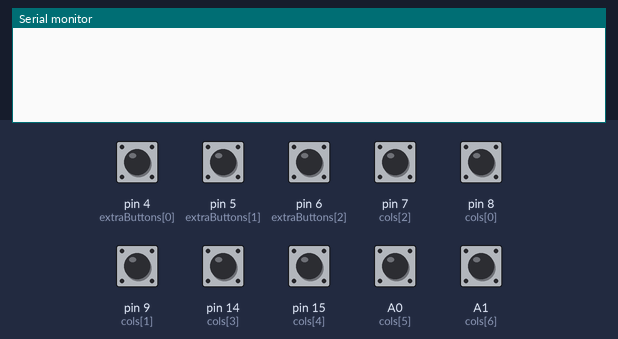
A sketch run on a simulated Arduino Leonardo, built with avr-gcc and run on an emulated ATmega32U4. Parts: the last lines printed to the serial monitor. The test bench sets the inputs (shaded band); at power-on: A0 (cols[5]), A1 (cols[6]), pin 4 (extraButtons[0]), pin 5 (extraButtons[1]), pin 6 (extraButtons[2]), pin 7 (cols[2]), pin 8 (cols[0]), pin 9 (cols[1]), pin 14 (cols[3]), pin 15 (cols[4]) HIGH. USB keyboard and mouse output is not drawn.

Above: at 2.2 s.
2.3 s: pin 4 (extraButtons[0]) pulled LOW for 0.15 s
At 3.0 s:
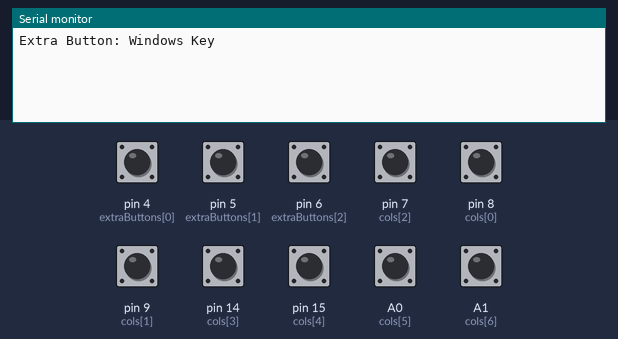
3.9 s: pin 5 (extraButtons[1]) pulled LOW for 0.15 s
At 4.2 s:
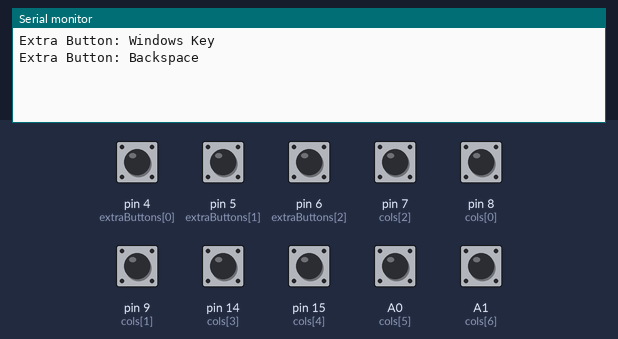
5.5 s: pin 6 (extraButtons[2]) pulled LOW for 0.15 s
At 6.7 s:
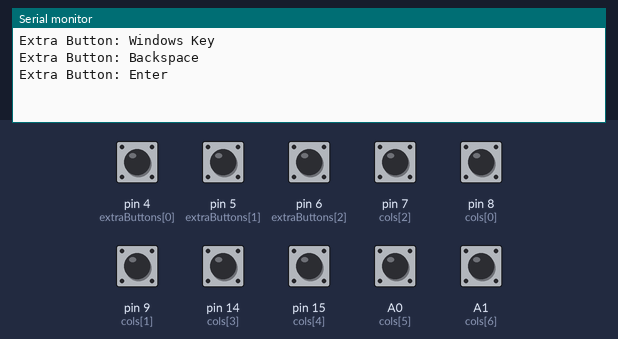
7.1 s: pin 7 (cols[2]) pulled LOW for 0.15 s
At 8.0 s:
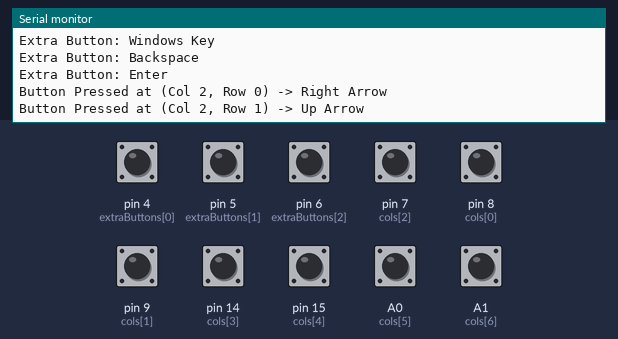
8.7 s: pin 8 (cols[0]) pulled LOW for 0.15 s
At 9.9 s:
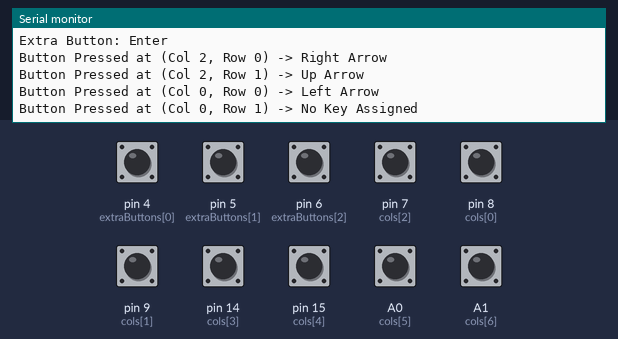
10.3 s: pin 9 (cols[1]) pulled LOW for 0.15 s
At 11.5 s:
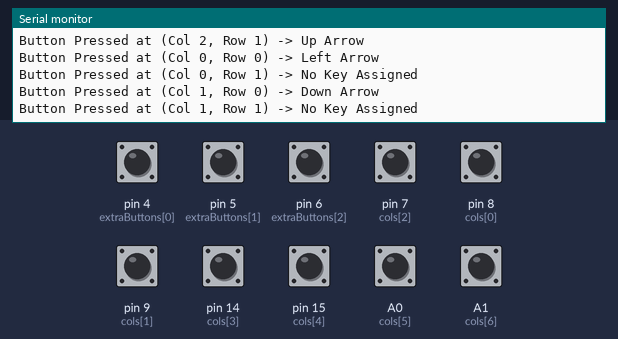

The sketch:

arduino_keyboard.ino
```cpp
#include <Keyboard.h>
#include <Mouse.h>

// Create columns
const int cols[] = {8, 9, 7, 14, 15, A0, A1};
const int numCols = sizeof(cols) / sizeof(cols[0]);

// Create rows
const int rows[] = {16, 10};
const int numRows = sizeof(rows) / sizeof(rows[0]);

// Keyboard button mapping (using keyboard keys as placeholder)
const int keyMap[numCols][numRows] = {
  {KEY_LEFT_ARROW, 0},
  {KEY_DOWN_ARROW, 0},
  {KEY_RIGHT_ARROW, KEY_UP_ARROW},
  {'x', 'a'},
  {'y', 'b'},
  {'e', 'r'},
  {'q', 't'}
};

// Button state tracking - makes it so buttons are only counted as being pressed once
bool previousButtonState[numCols][numRows] = {false};
bool currentButtonState[numCols][numRows] = {false};

// Track arrow key states separately
bool upPressed = false;
bool downPressed = false;
bool leftPressed = false;
bool rightPressed = false;

// Start, stop, select buttons
const int extraButtons[] = {4, 5, 6};
const int numExtraButtons = sizeof(extraButtons) / sizeof(extraButtons[0]);
bool previousExtraButtonState[numExtraButtons] = {false};
bool currentExtraButtonState[numExtraButtons] = {false};

void setup() {
  Serial.begin(9600);  // <-- Added to enable Serial printing
  Keyboard.begin();
  Mouse.begin();

  // Set extra buttons as INPUT_PULLUP
  for (int i = 0; i < numExtraButtons; i++) {
    pinMode(extraButtons[i], INPUT_PULLUP);
  }

  setMatrix();
  delay(1000); // Give the startup a little bit to go through
}

void loop() {
  scanMatrix();
  scanExtraButtons();
  handleArrowKeys();
  delay(10); // 10 millisecond delay to stop from overproducing inputs
}

// Scan through all rows and columns to establish buttons
void setMatrix() {
  for (int i = 0; i < numCols; i++) {
    pinMode(cols[i], INPUT_PULLUP);
  }

  for (int i = 0; i < numRows; i++) {
    pinMode(rows[i], OUTPUT);
    digitalWrite(rows[i], HIGH);
  }
}

// Scan the keyboard matrix and assign button presses to a key
void scanMatrix() {

  // Go through rows
  for (int row = 0; row < numRows; row++) {
    digitalWrite(rows[row], LOW);

    // Go through columns
    for (int col = 0; col < numCols; col++) {
      bool buttonPressed = (digitalRead(cols[col]) == LOW);
      int key = keyMap[col][row];

      // Only act when the button state changes
      if (buttonPressed != previousButtonState[col][row]) {
        if (buttonPressed) {
          printButtonPressed(col, row); // Print when button is pressed
          if (key != 0) {
            Keyboard.press(key);
          }
        } else {
          if (key != 0) {
            Keyboard.release(key);
          }
        }
        previousButtonState[col][row] = buttonPressed; // Update after handling
      }
    }

    // Assign that this button is currently being pressed
    digitalWrite(rows[row], HIGH);
  }
}

// Debugging function to print to serial the row, column, and name of the button that is being pressed
void printButtonPressed(int col, int row) {
  int key = keyMap[col][row];

  // Row and column print
  Serial.print("Button Pressed at (Col ");
  Serial.print(col);
  Serial.print(", Row ");
  Serial.print(row);
  Serial.print(") -> ");

  // Print what button is being pressed - created because some buttons were being detected as unkown keys, so I needed to see which they were
  if (key == 0) {
    Serial.println("No Key Assigned");
  } else if (key == KEY_LEFT_ARROW) {
    Serial.println("Left Arrow");
  } else if (key == KEY_RIGHT_ARROW) {
    Serial.println("Right Arrow");
  } else if (key == KEY_UP_ARROW) {
    Serial.println("Up Arrow");
  } else if (key == KEY_DOWN_ARROW) {
    Serial.println("Down Arrow");
  } else if (key >= 32 && key <= 126) { // printable ASCII
    Serial.print("Character: ");
    Serial.println((char)key);
  } else {
    Serial.print("Unknown Key (Code ");
    Serial.print(key);
    Serial.println(")");
  }
}

/* "SOCD clean" is required for tournament play,
    so this function cancels out opposite arrow inputs ex. up and down, and left and right */
void handleArrowKeys() {
  bool newUpPressed = currentButtonState[2][1];
  bool newDownPressed = currentButtonState[1][0];
  bool newLeftPressed = currentButtonState[0][1];
  bool newRightPressed = currentButtonState[2][0];

  // Up and Down clean
  if (newUpPressed && newDownPressed) {
    if (upPressed) {
      Keyboard.release(KEY_UP_ARROW);
      upPressed = false;
    }
    if (downPressed) {
      Keyboard.release(KEY_DOWN_ARROW);
      downPressed = false;
    }
  } else {
    if (newUpPressed != upPressed) {
      if (newUpPressed) {
        Keyboard.press(KEY_UP_ARROW);
      } else {
        Keyboard.release(KEY_UP_ARROW);
      }
      upPressed = newUpPressed; // Undo the canceling
    }

    if (newDownPressed != downPressed) {
      if (newDownPressed) {
        Keyboard.press(KEY_DOWN_ARROW);
      } else {
        Keyboard.release(KEY_DOWN_ARROW);
      }
      downPressed = newDownPressed; // Undo the canceling
    }
  }

  // Left and Right clean
  if (newLeftPressed && newRightPressed) {
    if (leftPressed) {
      Keyboard.release(KEY_LEFT_ARROW);
      leftPressed = false;
    }
    if (rightPressed) {
      Keyboard.release(KEY_RIGHT_ARROW);
      rightPressed = false;
    }
  } else {
    if (newLeftPressed != leftPressed) {
      if (newLeftPressed) {
        Keyboard.press(KEY_LEFT_ARROW);
      } else {
        Keyboard.release(KEY_LEFT_ARROW);
      }
      leftPressed = newLeftPressed; // Undo the canceling
    }

    if (newRightPressed != rightPressed) {
      if (newRightPressed) {
        Keyboard.press(KEY_RIGHT_ARROW);
      } else {
        Keyboard.release(KEY_RIGHT_ARROW);
      }
      rightPressed = newRightPressed; // Undo the canceling
    }
  }
}

// Function to create the start, options, and home button
void scanExtraButtons() {

  // loop through the extra buttons and add them to the list
  for (int i = 0; i < numExtraButtons; i++) {
    int pin = extraButtons[i];
    bool pressed = (digitalRead(pin) == LOW);

    currentExtraButtonState[i] = pressed;

    // Check for previous button state so that when you press it, the input only happens once
    if (currentExtraButtonState[i] != previousExtraButtonState[i]) {
      if (pressed) {
        // Button just pressed
        switch (pin) {
          case 6:
            Keyboard.press(KEY_RETURN);
            Serial.println("Extra Button: Enter"); // Debugging
            break;
          case 5:
            Keyboard.press(KEY_BACKSPACE);
            Serial.println("Extra Button: Backspace"); // Debugging
            break;
          case 4:
            Keyboard.press(KEY_LEFT_GUI);
            Serial.println("Extra Button: Windows Key"); // Debugging
            break;
        }
      } else {
        // Button just released
        switch (pin) {
          case 6:
            Keyboard.release(KEY_RETURN);
            break;
          case 5:
            Keyboard.release(KEY_BACKSPACE);
            break;
          case 4:
            Keyboard.release(KEY_LEFT_GUI);
            break;
        }
      }
    }

    previousExtraButtonState[i] = currentExtraButtonState[i];
  }
}
```

Measured:
- after the input at 2.3 s, the serial monitor: prints a new line at once (image 1)
- after the input at 3.9 s, the serial monitor: prints a new line at once (image 2)
- after the input at 5.5 s, the serial monitor: prints a new line at once (image 3)
- after the input at 7.1 s, the serial monitor: prints a new line at once (image 4)
- after the input at 8.7 s, the serial monitor: prints a new line at once (image 5)
- after the input at 10.3 s, the serial monitor: prints a new line at once (image 6)
